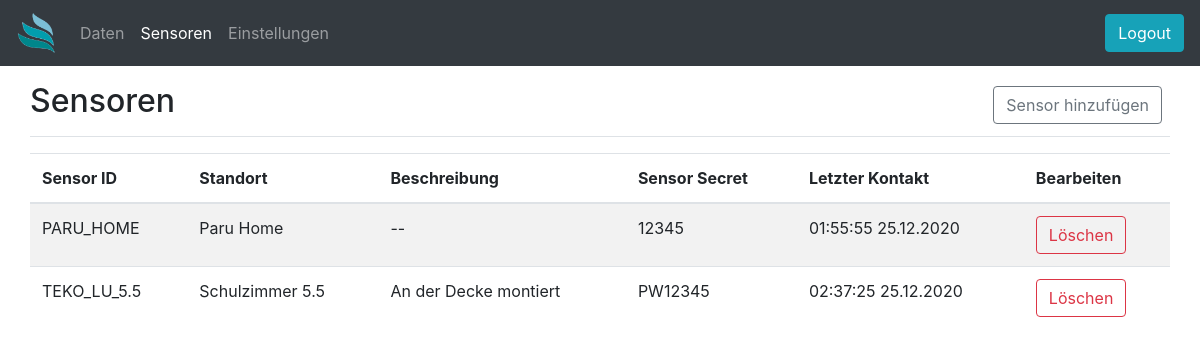
Page /sensors (signed in) on the committed database.
### app.py (models this page shows)
class dbSensors(db.Model):
    id = db.Column(db.Integer, primary_key=True)
    sensorid = db.Column(db.String(10), nullable=False)
    sensorsecret = db.Column(db.String(10), nullable=False)
    lastseen = db.Column(db.String(20))
    location = db.Column(db.String(50))
    description = db.Column(db.Text)

### app.py (the view)
@app.route('/sensors', methods=['GET'])
@login_required
def sensors():
    return render_template('sensors.html', sensors=dbSensors.query.all())

### app.py (called while the page is built)
@login_manager.user_loader
def load_user(user_id):
    return dbUsers.query.get(int(user_id))

### templates/sensors.html (shortened to what this page needs)
{% extends 'base.html' %}
{% block body %}
<div class="container-fluid">
    <main role="main" class="col-md">
        <div
            class="d-flex justify-content-between flex-wrap flex-md-nowrap align-items-center pt-3 pb-2 mb-3 border-bottom">
            <h1 class="h2">Sensoren</h1>
            <div class="btn-toolbar mb-2 mb-md-0">
                <div class="btn-group mr-2">
                    <button type="button" class="btn btn btn-outline-secondary" data-toggle="modal"
                        data-target="#addSensor">
                        Sensor hinzufügen
                    </button>
                </div>
            </div>
        </div>
        <div class="table-responsive">
            <table class="table table-striped table">
                <thead>
                    <tr>
                        <th>Sensor ID</th>
                        <th>Standort</th>
                        <th>Beschreibung</th>
                        <th>Sensor Secret</th>
                        <th>Letzter Kontakt</th>
                        <th>Bearbeiten</th>
                    </tr>
                </thead>
                <tbody>
                    {% for x in sensors %}
                    <tr>
                        <td>{{ x.sensorid }}</td>
                        <td>{{ x.location }}</td>
                        <td>{{ x.description}}</td>
                        <td>{{ x.sensorsecret }}</td>
                        <td>{{ x.lastseen }}</td>
                        <td>
                            <button type="button" class="btn btn-outline-danger" data-toggle="modal"
                                data-target="#deleteSensor" data-sensorid="{{ x.sensorid }}">
                                Löschen
                            </button>
                        </td>
                    </tr>
                    {% endfor %}
                </tbody>
            </table>
        </div>
    </main>
</div>
{% endblock %}

### templates/base.html (shortened to what this page needs)
<!DOCTYPE html>
<html lang="de">
<head>
    <link rel="stylesheet" href="https://cdn.jsdelivr.net/npm/bootstrap@4.5.3/dist/css/bootstrap.min.css"
>
</head>
<body>
    <nav class="navbar navbar-expand navbar-dark bg-dark">
        <a class="navbar-brand" href="/">
            <img src="{{url_for('static', filename='Logo_trans.png')}}" width="40" height="40"/>
        </a>
        <div class="collapse navbar-collapse" id="navbarsExample02">
            <ul class="navbar-nav mr-auto">
                <li class="nav-item {% if url_for(request.endpoint)=='/' %} active {%endif%}">
                    <a class="nav-link" href="/">Daten</a>
                </li>
                {% if current_user.is_authenticated %}
                <li class="nav-item {% if url_for(request.endpoint)=='/sensors' %} active {%endif%}">
                    <a class="nav-link" href="/sensors">Sensoren</a>
                </li>
                <li class="nav-item {% if url_for(request.endpoint)=='/admin' %} active {%endif%}">
                    <a class="nav-link" href="/admin">Einstellungen</a>
                </li>
                {% endif %}
            </ul>
            {% if current_user.is_authenticated %}
            <form class="form-inline my-2 my-md-0" action="/logout" method="GET">
                <input class="btn btn-info" type="submit" value="Logout">
            </form>
            {% else %}
            <button type="button" class="btn btn-info" data-toggle="modal" data-target="#loginModal">Login</button>
            {% endif %}
        </div>
    </nav>
    {% block body %} {% endblock %}
</body>
</html>

### rows in the picture
dbSensors: sensorid "PARU_HOME", location "Paru Home", description "--", sensorsecret "12345", lastseen "01:55:55 25.12.2020"
dbSensors: sensorid "TEKO_LU_5.5", location "Schulzimmer 5.5", description "An der Decke montiert", sensorsecret "PW12345", lastseen "02:37:25 25.12.2020"
